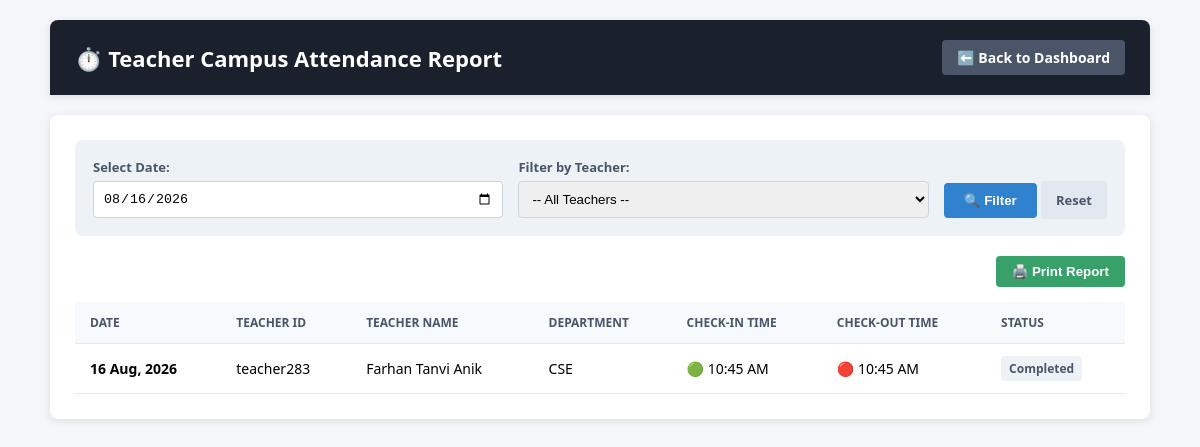
The page /teacher_attendance_report.php?filter_date=2026-08-16 (signed in) on the database its author committed.
### tables this page shows
CREATE TABLE `teacher_campus_logs` (
  `id` int(11) NOT NULL,
  `teacher_id` varchar(50) NOT NULL,
  `log_date` date NOT NULL,
  `check_in_time` time DEFAULT NULL,
  `check_out_time` time DEFAULT NULL,
  `created_at` timestamp NOT NULL DEFAULT current_timestamp()
);

CREATE TABLE `teachers` (
  `id` int(11) NOT NULL,
  `teacher_id` varchar(50) NOT NULL,
  `name` varchar(100) NOT NULL,
  `email` varchar(100) NOT NULL,
  `department` varchar(50) DEFAULT 'CSE',
  `created_at` timestamp NOT NULL DEFAULT current_timestamp()
);

### teacher_attendance_report.php (the view, shortened to what this page needs)
<?php
require_once 'config.php';
$selected_date = isset($_GET['filter_date']) ? $_GET['filter_date'] : date('Y-m-d');
$sql = "SELECT l.*, t.name as teacher_name, t.department
        FROM teacher_campus_logs l
        LEFT JOIN teachers t ON l.teacher_id = t.teacher_id
        WHERE 1=1";
$params = [];
$types = "";
if (!empty($selected_date)) {
    $sql .= " AND l.log_date = ?";
    $params[] = $selected_date;
    $types .= "s";
}
$sql .= " ORDER BY l.log_date DESC, l.check_in_time DESC";
$stmt = $conn->prepare($sql);
if (!empty($params)) {
    $stmt->bind_param($types, ...$params);
}
$stmt->execute();
$logs_result = $stmt->get_result();
?>
<!DOCTYPE html>
<html lang="en">
<head>
</head>
<body>
<div class="container">
    <div class="card header">
        <h2>⏱️ Teacher Campus Attendance Report</h2>
        <a href="admin_dashboard.php" class="btn-back">⬅️ Back to Dashboard</a>
    </div>
    <div class="card">
        <div class="filter-box">
            <form action="" method="GET" class="filter-form">
                <div class="form-group">
                    <label>Select Date:</label>
                    <input type="date" name="filter_date" value="<?php echo htmlspecialchars($selected_date); ?>">
                </div>
                <div class="form-group">
                    <label>Filter by Teacher:</label>
                    <select name="teacher_id">
                        <option value="">-- All Teachers --</option>
                    </select>
                </div>
                <div>
                    <button type="submit" class="btn-filter">🔍 Filter</button>
                    <a href="teacher_attendance_report.php" class="btn-reset">Reset</a>
                </div>
            </form>
        </div>
        <button onclick="window.print()" class="print-btn">🖨️ Print Report</button>
        <table>
            <thead>
                <tr>
                    <th>Date</th>
                    <th>Teacher ID</th>
                    <th>Teacher Name</th>
                    <th>Department</th>
                    <th>Check-In Time</th>
                    <th>Check-Out Time</th>
                    <th>Status</th>
                </tr>
            </thead>
            <tbody>
                <?php if ($logs_result && $logs_result->num_rows > 0): ?>
                    <?php while ($log = $logs_result->fetch_assoc()): ?>
                        <tr>
                            <td><b><?php echo date('d M, Y', strtotime($log['log_date'])); ?></b></td>
                            <td><?php echo htmlspecialchars($log['teacher_id']); ?></td>
                            <td><?php echo htmlspecialchars(!empty($log['teacher_name']) ? $log['teacher_name'] : $log['teacher_id']); ?></td>
                            <td><?php echo htmlspecialchars(!empty($log['department']) ? $log['department'] : 'N/A'); ?></td>
                            <td>
                                🟢 <?php echo date('h:i A', strtotime($log['check_in_time'])); ?>
                            </td>
                            <td>
                                <?php
                                    if (!empty($log['check_out_time'])) {
                                        echo "🔴 " . date('h:i A', strtotime($log['check_out_time']));
                                    } else {
                                        echo '<span style="color: #a0aec0;">Not Checked Out</span>';
                                    }
                                ?>
                            </td>
                            <td>
                                <?php if (!empty($log['check_out_time'])): ?>
                                    <span class="badge badge-out">Completed</span>
                                <?php else: ?>
                                    <span class="badge badge-working">In Campus</span>
                                <?php endif; ?>
                            </td>
                        </tr>
                    <?php endwhile; ?>
                <?php endif; ?>
            </tbody>
        </table>
    </div>
</div>
</body>
</html>

### teacher_attendance_report.php (style rules this page uses)
body { font-family: 'Segoe UI', Tahoma, Geneva, Verdana, sans-serif; background: #f4f6f9; margin: 0; padding: 20px; }
.container { max-width: 1100px; margin: auto; }
.card { background: white; padding: 25px; border-radius: 8px; box-shadow: 0 2px 8px rgba(0,0,0,0.1); margin-bottom: 20px; }
.header { display: flex; justify-content: space-between; align-items: center; background: #1a202c; color: white; border-radius: 8px 8px 0 0; padding: 20px 25px; }
.header h2 { margin: 0; font-size: 22px; }
.btn-back { background: #4a5568; color: white; padding: 8px 15px; text-decoration: none; border-radius: 4px; font-weight: bold; font-size: 14px; }
.filter-box { background: #edf2f7; padding: 18px; border-radius: 8px; margin-bottom: 20px; }
.filter-form { display: flex; gap: 15px; flex-wrap: wrap; align-items: flex-end; }
.form-group { flex: 1; min-width: 180px; }
.form-group label { display: block; font-weight: bold; margin-bottom: 5px; font-size: 13px; color: #4a5568; }
.form-group input, .form-group select { width: 100%; padding: 9px; border: 1px solid #cbd5e0; border-radius: 4px; box-sizing: border-box; }
.btn-filter { background: #3182ce; color: white; border: none; padding: 10px 20px; border-radius: 4px; font-weight: bold; cursor: pointer; }
.btn-reset { background: #e2e8f0; color: #4a5568; text-decoration: none; padding: 10px 15px; border-radius: 4px; font-weight: bold; font-size: 13px; }
table { width: 100%; border-collapse: collapse; margin-top: 10px; }
th, td { padding: 12px 15px; text-align: left; border-bottom: 1px solid #e2e8f0; font-size: 14px; }
th { background: #f7fafc; color: #4a5568; font-weight: bold; text-transform: uppercase; font-size: 12px; }
.badge { padding: 4px 8px; border-radius: 4px; font-size: 12px; font-weight: bold; display: inline-block; }
.badge-out { background: #edf2f7; color: #4a5568; }
.print-btn { background: #38a169; color: white; border: none; padding: 8px 16px; border-radius: 4px; font-weight: bold; cursor: pointer; float: right; margin-bottom: 15px; }

### rows shown on the page
teacher_campus_logs: log_date "16 Aug, 2026", teacher "teacher283", teachers.name "Farhan Tanvi Anik", teachers.department "CSE", check_in_time "10:45 AM", check_out_time "10:45 AM", shows "Completed"
